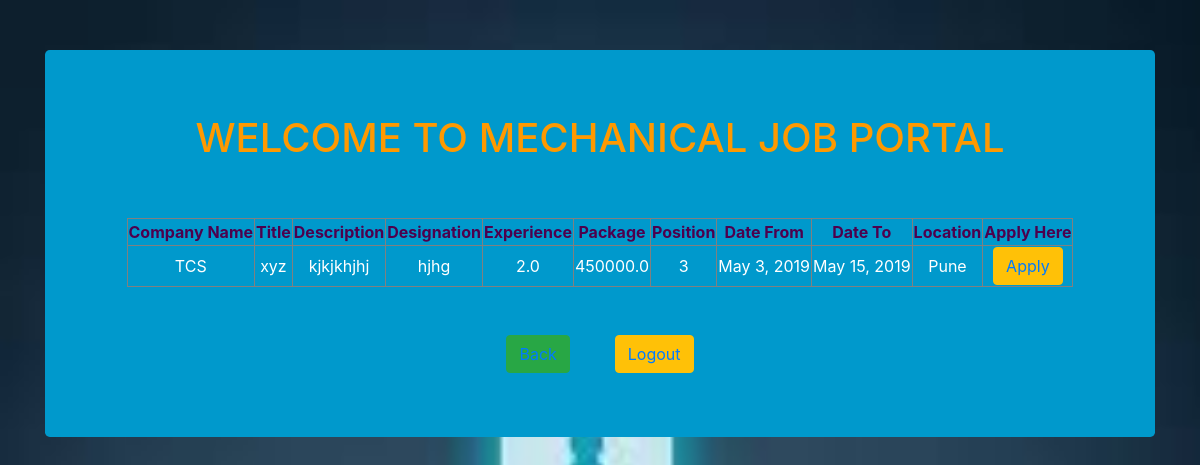
/userapp/mech_show_user/, run on the app's committed database.
### Firstapp/models.py (models this page shows, shortened)
class MECHJobs(models.Model):
    job_company=models.CharField(max_length=30)
    job_title=models.CharField(max_length=30)
    job_description=models.TextField()
    job_designation=models.CharField(max_length=30)
    job_experience=models.FloatField()
    job_package=models.FloatField()
    job_position=models.IntegerField() #no of post available
    job_date_from=models.DateField()
    job_date_to=models.DateField()
    job_location=models.ForeignKey(Address,on_delete=models.CASCADE)

class Address(models.Model):
    city=models.CharField(max_length=30)
    def __str__(self):
        return self.city

### Userapp/views.py (the view)
# urls.py: path('mech_show_user/',views.mech_showuser),
def mech_showuser(request):
    obj=MECHJobs.objects.all()
    return render(request,'mech_show_user.html',{'obj':obj})

### Userapp/templates/mech_show_user.html (shortened to what this page needs)
<!DOCTYPE html>
{% load static %}
<html lang="en">
<head>
    <link rel="stylesheet" href="https://stackpath.bootstrapcdn.com/bootstrap/4.4.1/css/bootstrap.min.css">
<link rel="stylesheet" href="{% static 'css/show.css'%}">
</head>
<body>
 <div class="container">
<div class="jumbotron" align="center">
    <div class="container">
<h1>WELCOME TO MECHANICAL JOB PORTAL </h1>
 <br>
<form align="center"><br>
<table align="center" border="1">
    <thead>
    <th>Company Name</th>
    <th>Title</th>
    <th>Description</th>
    <th>Designation</th>
    <th>Experience</th>
    <th>Package</th>
    <th>Position</th>
    <th>Date From</th>
    <th>Date To</th>
    <th>Location</th>
    <th>Apply Here</th>
    </thead>
{% for var in obj %}
<tr>
    <td>{{var.job_company}}</td>
    <td>{{var.job_title}}</td>
    <td>{{var.job_description}}</td>
    <td>{{var.job_designation}}</td>
    <td>{{var.job_experience}}</td>
    <td>{{var.job_package}}</td>
    <td>{{var.job_position}}</td>
    <td>{{var.job_date_from}}</td>
    <td>{{var.job_date_to}}</td>
    <td>{{var.job_location}}</td>
    <td>
            <button type="submit" class="btn btn-warning"><a href="">Apply</a> </button>
        </td>
        {% endfor %}
    </tr>
    </table>
        <br><br>
        <td>
             <button type="submit" class="btn btn-success"><a href="/userapp/user_dashboard/">Back</a></button>
    </td>&nbsp;&nbsp;&nbsp;&nbsp;&nbsp;&nbsp;&nbsp;&nbsp;
     <td> <button type="submit" class="btn btn-warning"><a href="/">Logout</a> </button></td>
</form>
    </div>
</div>
 </div>
</body>
</html>

### static/css/show.css (style rules this page uses)
body { background-repeat: no-repeat, repeat; background-size:cover; }
.jumbotron { margin-top:50px; background:#0099cc; color:white; }

### Userapp/templates/mech_show_user.html (style rules this page uses)
h1 { color:#ff9900; align="center" }
th { color: #4d004d; }
td { color:#f2f2f2s; }

### data on the page
MECHJobs: job_company "TCS", job_title "xyz", job_description "kjkjkhjhj", job_designation "hjhg", job_experience "2.0", job_package "450000.0", job_position "3", job_date_from "May 3, 2019", job_date_to "May 15, 2019", job_location "Pune"
